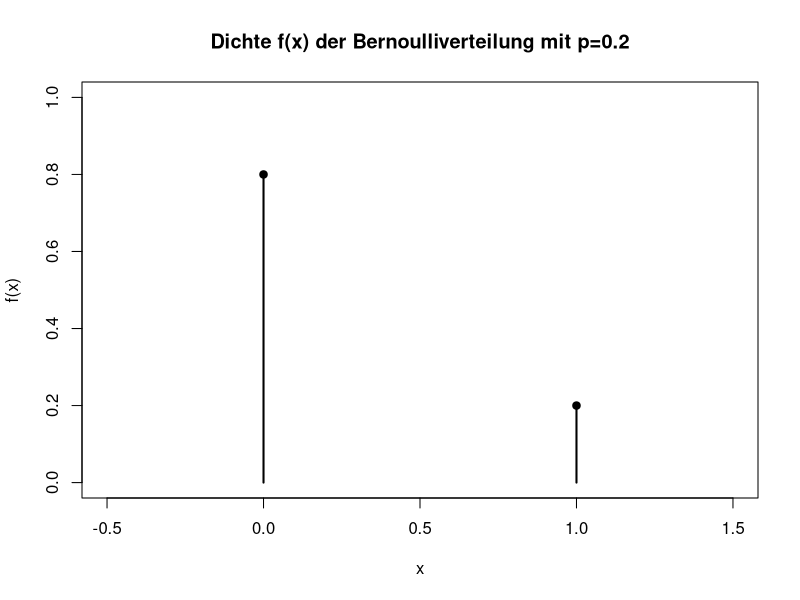
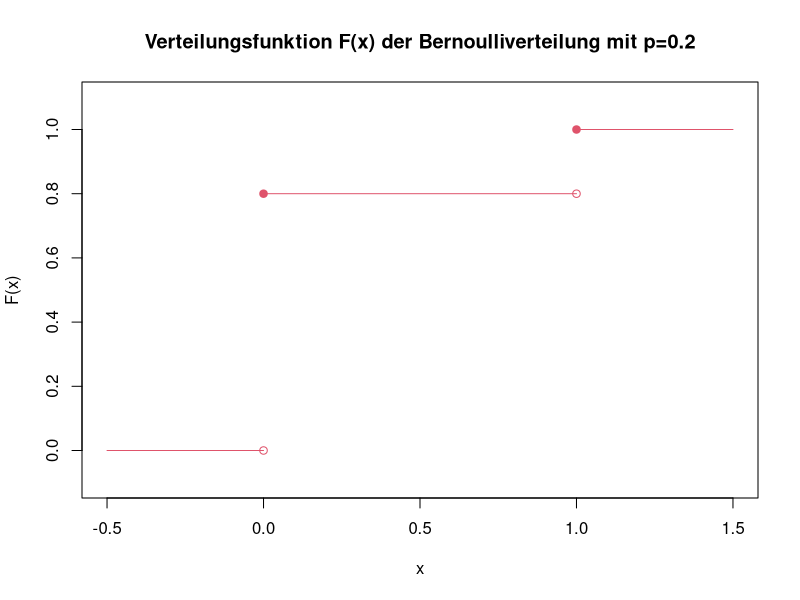

These figures' R source, in order:
## ---- chunk 1
p <- 0.2

plot(0:1, c(1-p, p), xlim=c(-0.5, 1.5), ylim=c(0,1), pch=19, col=1, main="Dichte f(x) der Bernoulliverteilung mit p=0.2", ylab="f(x)", xlab="x")
lines(c(0,0), c(0, 1-p), lwd=2, col=1)
lines(c(1,1), c(0, p), lwd=2, col=1)
## ---- chunk 2
p <- 0.2

plot(c(-0.5,1.5), c(-0.1,1.1), type="n", main="Verteilungsfunktion F(x) der Bernoulliverteilung mit p=0.2", ylab="F(x)", xlab="x")
lines(c(-0.5,0), c(0,0), col=2)
lines(c(0,1), c(1-p,1-p), col=2)
lines(c(1,1.5), c(1,1), col=2)
points(c(0,1), c(1-p, 1), pch=19, col=2)
points(c(0,1), c(0, 1-p), col=2)
